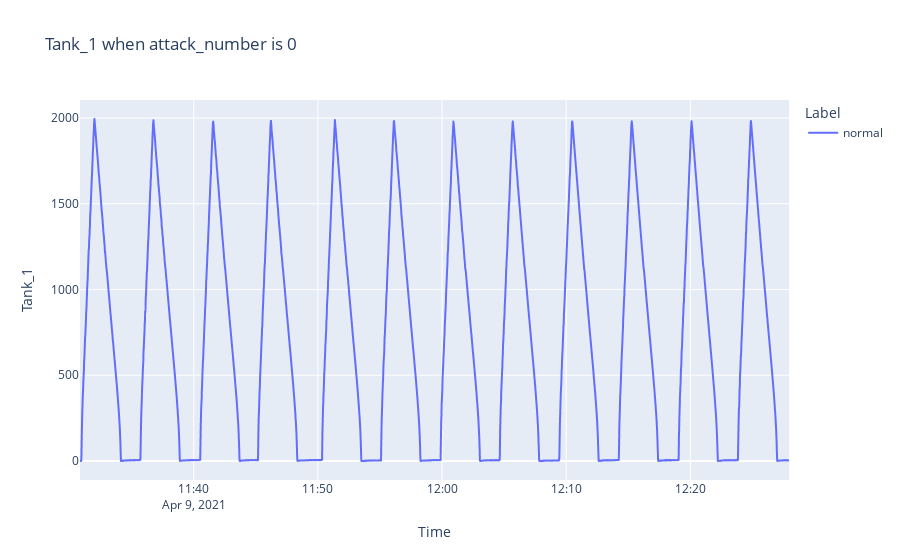
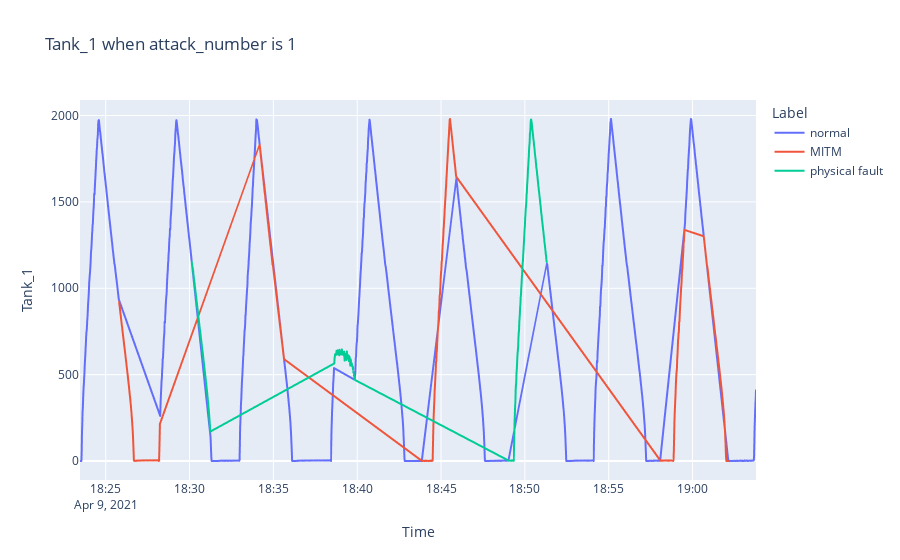
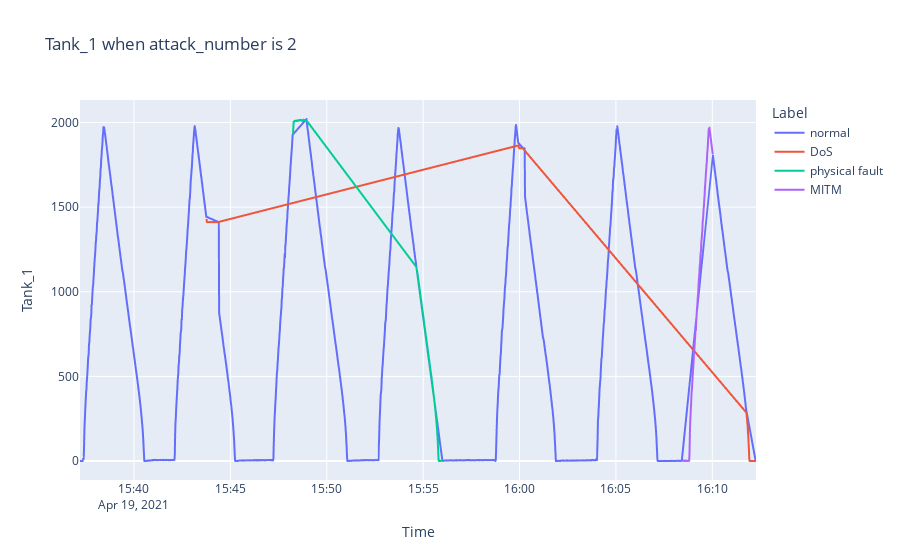
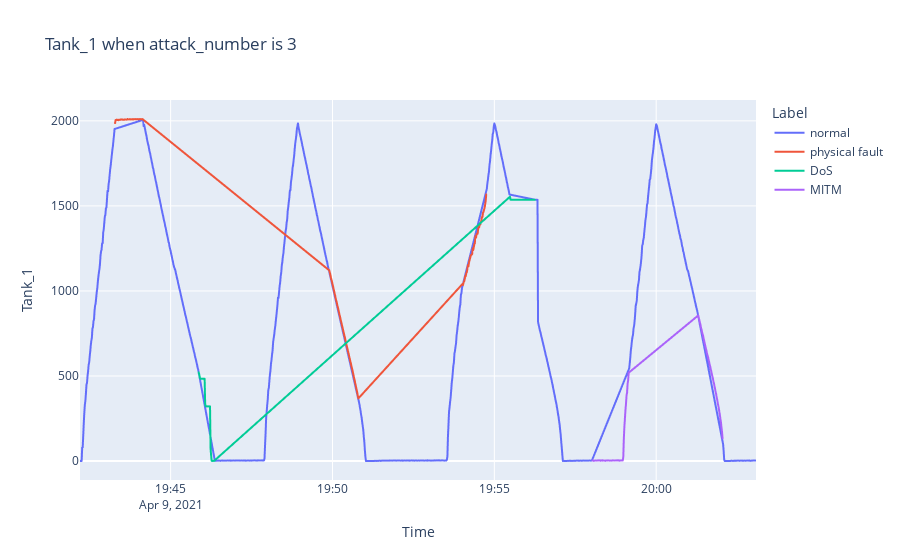

Notebook source saved alongside these figures, in order:
### Markdown cell above
## Time Series

### Code cell
def plot_feature(df, feature, title):
    fig = px.line(df, x='Time', y=feature, color='Label', title=title)
    fig.show()
    
for attack_number in df_copy['attack_number'].unique():
    plot_feature(df_copy[df_copy['attack_number'] == attack_number], 'Tank_1', f'Tank_1 when attack_number is {attack_number}')
